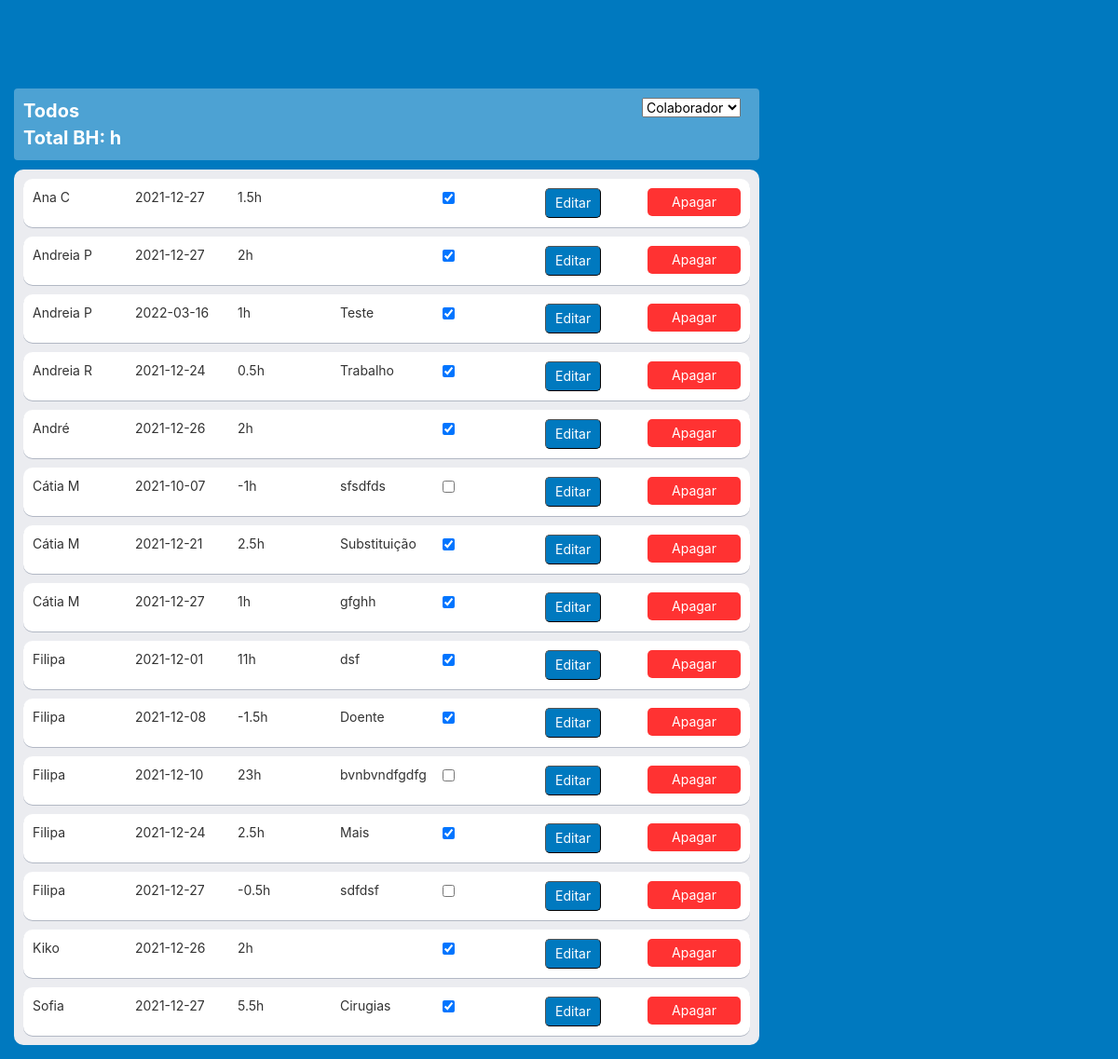
/banco_horas, run on an earlier commit of the app's database.
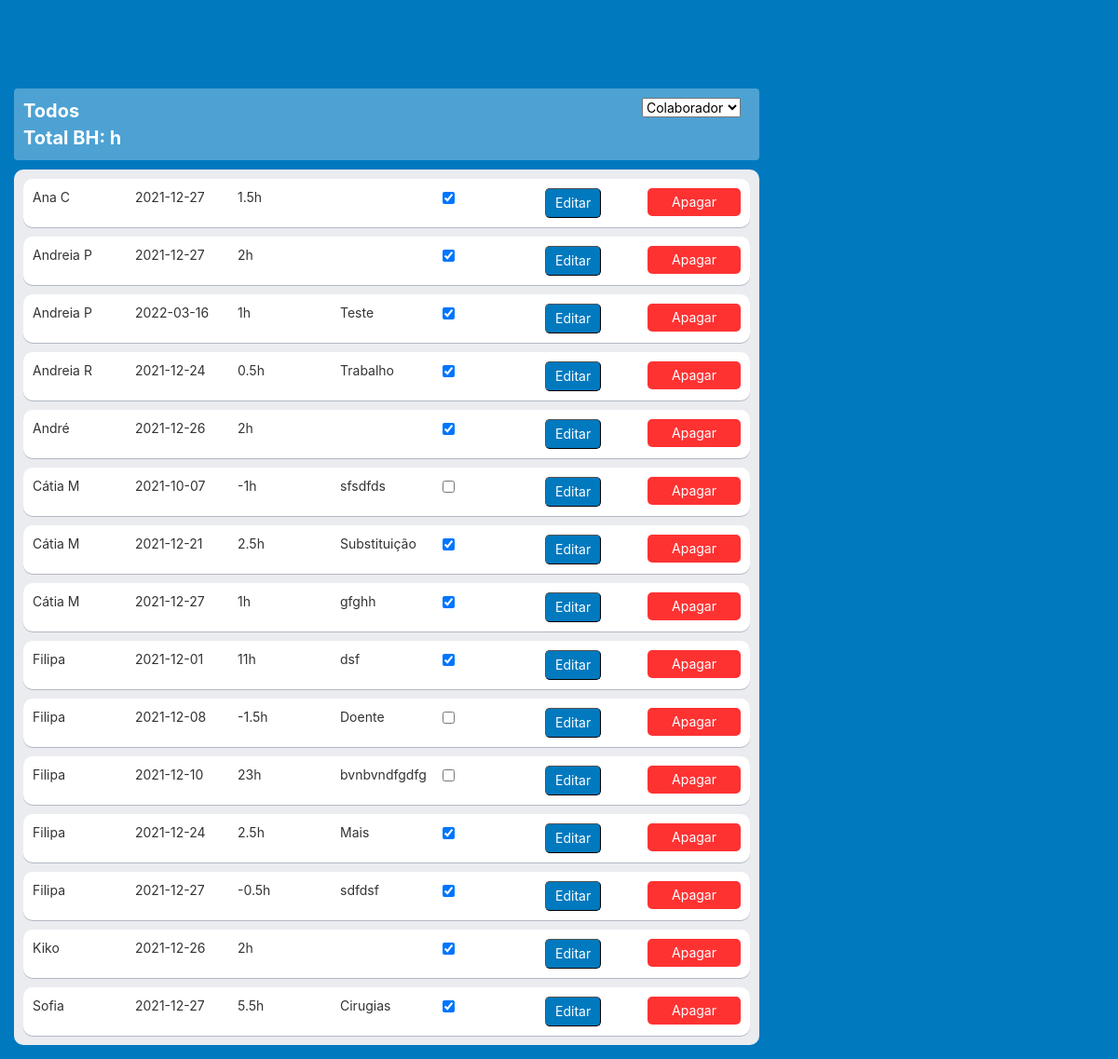
And on a later commit of the database.
### bh_db.py (models this page shows)
class BH(Model):
    worker_id = ForeignKeyField(Worker, backref='bh')
    data_pedido = DateField()
    data = DateField()
    duration = TimeField()
    desc = CharField()
    approved = BooleanField()
    class Meta:
        database = db
        table_name = bh_tbl
        order_by = ('data',)

class Worker(Model):
    name = CharField(unique=True)
    department = CharField()
    active = BooleanField()
    class Meta:
        database = db
        table_name = workers_tbl

### main.py (the view, shortened to what this page needs)
@app.route('/banco_horas', methods=['GET', 'POST'])
def bancohoras_list():
    workers_ = bh_db.get_dep_workers_list(False)
    if request.method == 'GET':
        worker_name_ = 'Todos'
        entradas_, soma_, soma_approved_ = bh_db.get_bh_all()
        return render_template('bh_list.html', entradas=entradas_, worker_name=worker_name_, workers=workers_, is_admin=is_admin)

### bh_db.py (called while the page is built)
def get_dep_workers_list(active_):
    if active_:
        return Worker.select().where(Worker.active == active_).order_by(Worker.name)
    else:
        return Worker.select().order_by(Worker.name)

def get_bh_all():
    soma = BH.select(fn.SUM(BH.duration)).scalar()
    soma_approved = BH.select(fn.SUM(BH.duration)).where(BH.approved == 1).scalar()
    if soma_approved is None:
        soma_approved = 0
    return BH.select(BH, Worker).join(Worker).order_by(Worker.name, BH.data), soma, soma_approved

### templates/bh_list.html (shortened to what this page needs)
{% extends 'base.html' %}
{% block content %}
<br/><br/>
<div class="board">
    <div class="board-header">
        <div class="left">
            <div class="board-header-text">
                <div class="list-title">
                    {{ worker_name }}
                    <br>Total BH: <div id="total" style="display:inline;">{{ soma_approved }}h
                </div>
            </div>
            </div>
        </div>
        <div class="right">
            <form action="" method="POST" id="banco">
                <select id="workers" name="workers" onchange="this.form.submit()" required>
                    <option value="" disabled selected hidden>Colaborador</option>
                </select>
            </form>
        </div>
    </div>
    <div class="board-lists-home">
        <div class="board-list">
            {% if entradas!=None %}
            {% for item in entradas %}
            <div class="card-bh-list" id="card_{{ item.id }}">
                <div>
                    {{ item.worker_id.name }}
                </div>
                <div>
                    {{ item.data }}
                </div>
                <div>
                    {{ item.duration }}h
                </div>
                <div>
                    {{ item.desc }}
                </div>
                <div>
                    <input type="checkbox" id="approved_{{ item.id }}" onchange="checkClick({{ item.id }}, '{{ worker_name }}')"
                           {% if item.approved %} checked{% endif %}>
                </div>
                <div id="button_submit_{{ item.id }}">
                    <button class="button_submit" onclick="showHide('edit_card_{{ item.id }}', 'card_{{ item.id }}')">Editar</button>
                </div>
                <div>
                    <div class="button_delete">Apagar</div>
                </div>
            </div>
            {% endfor %}
            {% endif %}
        </div>
    </div>
</div>
{% endblock %}

### templates/base.html (shortened to what this page needs)
<!DOCTYPE html>
<html lang="en">
<head>
    <link rel="stylesheet" href="https://cdnjs.cloudflare.com/ajax/libs/twitter-bootstrap/3.3.5/css/bootstrap.min.css">
    <link rel="stylesheet" href="../static/css/style.css">
</head>
<body>
    <div class="base">
        {% block content %}
        {% endblock %}
    </div>
</body>
</html>

### static/css/style.css (style rules this page uses)
body { background-color: rgb(0, 121, 191); }
.base { background-color: rgb(0, 121, 191); font-family: -apple-system,BlinkMacSystemFont,Segoe UI,Roboto,Noto Sans,Ubuntu,Droid Sans,Helvetica Neue,sans-serif; font-size: 14px; display: grid; grid-template-rows: max-content auto; grid-gap: 20px; height: 100%; padding: 15px; }
.board { display: grid; grid-gap: 10px; grid-template-rows: max-content auto; }
.board-header { color: black; background-color: rgba(255, 255, 255, 0.3); display: grid; grid-template-columns: repeat(2, 1fr); padding: 10px; width: 800px; border-radius: 4px; }
.board-header-text { font-weight: bold; }
.board-header .left { display: grid; grid-template-columns: repeat(4, max-content); grid-gap: 10px; justify-self: left; }
.board-header .right { display: grid; grid-template-columns: repeat(2, max-content); grid-gap: 10px; justify-self: right; }
.button, .button_submit, .button_delete { color: white; background-color: rgba(255, 255, 255, 0.3); border-radius: 5px; border-width: 1px; padding: 5px 10px; text-align: center; }
.button_submit { background-color: rgb(0, 121, 191); }
.button_delete { background-color: rgb(255, 50, 50); }
.board-lists, .board-lists-home { display: grid; grid-auto-columns: 550px; grid-auto-flow: column; grid-gap: 8px; height: max-content; }
.board-lists-home { grid-auto-columns: 800px; }
.board-list { background-color: rgb(235, 236, 240); border-radius: 10px; display: grid; grid-auto-rows: max-content; grid-gap: 10px; height: max-content; padding: 10px; }
.list-title { font-weight: bold; color: white; font-size: 20px; }
.card, .card_inactive, .card-home, .card-bh-list { background-color: white; border-radius: 10px; box-shadow: 0 1px 0 rgba(9,30,66,.25); padding: 10px; display: grid; grid-template-columns: repeat(4, 1fr); grid-gap: 10px; vertical-align: middle; }
.card-bh-list { grid-template-columns: repeat(7, 1fr); }

What changed in the data, as far as the page shows it:
changed BH "Doente": approved "☑" → "☐"
changed BH "sdfdsf": approved "☐" → "☑"
